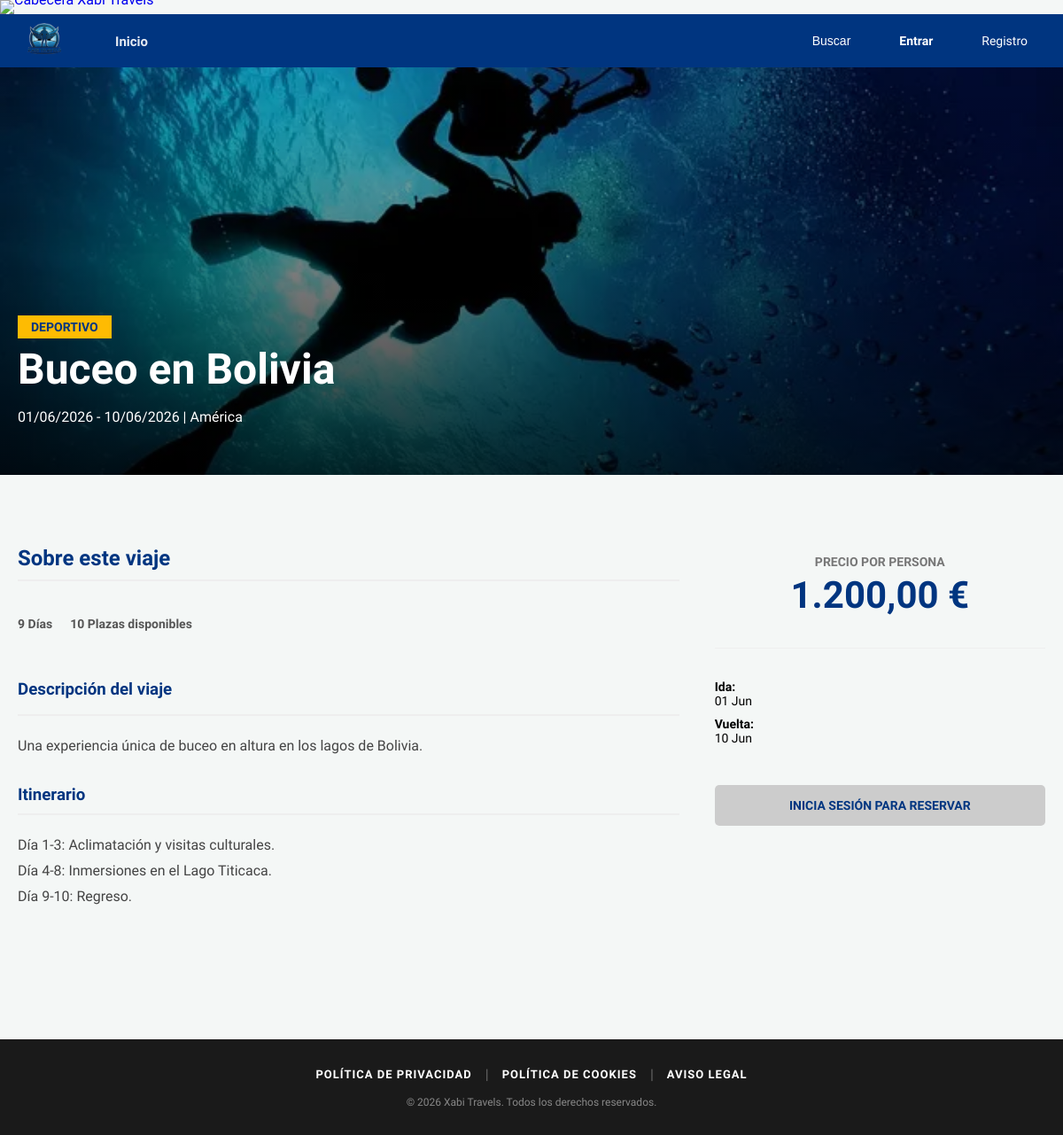
The app's page /app/public/detalle_viaje.php?id=3 with its own data.
### tables this page shows
CREATE TABLE IF NOT EXISTS `viajes` (
  `id_viaje` int(11) NOT NULL AUTO_INCREMENT,
  `titulo` varchar(200) NOT NULL,
  `descripcion` text NOT NULL,
  `fecha_inicio` date NOT NULL,
  `fecha_fin` date NOT NULL,
  `precio` decimal(10,2) NOT NULL,
  `destacado` tinyint(1) NOT NULL DEFAULT 0,
  `tipo_viaje` varchar(50) NOT NULL,
  `plazas` int(11) NOT NULL,
  `imagen` varchar(255) NOT NULL,
  `continente` varchar(100) DEFAULT NULL,
  `destino` varchar(100) DEFAULT NULL,
  `itinerario` text DEFAULT NULL,
  PRIMARY KEY (`id_viaje`)
);

### app/clases/Viaje.php (called while the page is built, shortened)
<?php
class Viaje {
    private $con;
    public function __construct($conexion) {
        $this->con = $conexion;
    }
    public function obtenerPorId($id) {
        $stmt = $this->con->prepare("SELECT * FROM viajes WHERE id_viaje = ?");
        $stmt->execute([$id]);
        return $stmt->fetch();
    }
}
?>

### app/public/detalle_viaje.php (the view, shortened to what this page needs)
<?php
include("../config.php");
include("../clases/Viaje.php");
$id_viaje = intval($_GET['id']);
$viajeObj = new Viaje($con);
$viaje = $viajeObj->obtenerPorId($id_viaje);
$meses = ["Jan"=>"Ene", "Feb"=>"Feb", "Mar"=>"Mar", "Apr"=>"Abr", "May"=>"May", "Jun"=>"Jun", "Jul"=>"Jul", "Aug"=>"Ago", "Sep"=>"Sep", "Oct"=>"Oct", "Nov"=>"Nov", "Dec"=>"Dic"];
$inicio = date("d", strtotime($viaje['fecha_inicio'])) . " " . $meses[date("M", strtotime($viaje['fecha_inicio']))];
$fin = date("d", strtotime($viaje['fecha_fin'])) . " " . $meses[date("M", strtotime($viaje['fecha_fin']))];
$dias = (strtotime($viaje['fecha_fin']) - strtotime($viaje['fecha_inicio'])) / (60 * 60 * 24);
include("../vistas/header.php");
include("../vistas/navbar.php");
?>
<link rel="stylesheet" href="../assets/css/styles.css">
<div class="details-hero" style="background-image: url('../assets/img/<?php echo htmlspecialchars($viaje['imagen']); ?>');">
    <div class="hero-overlay">
        <div class="hero-content">
            <span class="hero-badge"><?php echo htmlspecialchars($viaje['tipo_viaje']); ?></span>
            <h1><?php echo htmlspecialchars($viaje['titulo']); ?></h1>
            <p>
                <?php echo date("d/m/Y", strtotime($viaje['fecha_inicio'])); ?> - <?php echo date("d/m/Y", strtotime($viaje['fecha_fin'])); ?>
                <?php if (!empty($viaje['continente'])) echo " | " . htmlspecialchars($viaje['continente']); ?>
            </p>
        </div>
    </div>
</div>
<div class="content_wrapper">
    <div class="details-grid">
        <div class="details-info">
            <h2 class="section-title">Sobre este viaje</h2>
            <div class="trip-features">
                <div class="feature-item">
                    <span><?php echo intval($dias); ?> Días</span>
                </div>
                <div class="feature-item">
                    <span><?php echo htmlspecialchars($viaje['plazas']); ?> Plazas disponibles</span>
                </div>
            </div>
            <div class="description-text">
                <h3 class="section-title" style="margin-top: 30px;">Descripción del viaje</h3>
                <p><?php echo nl2br(htmlspecialchars($viaje['descripcion'])); ?></p>
            </div>
            <?php if (!empty($viaje['itinerario'])) { ?>
            <div class="itinerary-box" style="margin-top: 30px;">
                <h3 class="section-title">Itinerario</h3>
                <div class="description-text">
                    <p><?php echo nl2br(htmlspecialchars($viaje['itinerario'])); ?></p>
                </div>
            </div>
            <?php } ?>
        </div>
        <div class="details-sidebar">
            <div class="booking-card">
                <div class="price-tag">
                    <span class="price-label">Precio por persona</span>
                    <span class="price-amount"><?php echo number_format($viaje['precio'], 2, ',', '.'); ?> €</span>
                </div>
                <div class="date-selection">
                    <div class="date-row">
                        <div>
                            <strong>Ida:</strong><br>
                            <?php echo $inicio; ?>
                        </div>
                    </div>
                    <div class="date-row">
                        <div>
                            <strong>Vuelta:</strong><br>
                            <?php echo $fin; ?>
                        </div>
                    </div>
                </div>
                <?php if(isset($_SESSION['user_id'])) { ?>
                    <a href="#" class="btn-book-now">SOLICITAR RESERVA</a>
                <?php } else { ?>
                    <a href="login.php" class="btn-book-now btn-disabled">Inicia sesión para reservar</a>
                <?php } ?>
            </div>
        </div>
    </div>
</div>
<?php include("../vistas/footer.php"); ?>

### app/assets/css/base.css (style rules this page uses)
* { box-sizing: border-box; }
html, body { margin: 0 !important; padding: 0 !important; width: 100%; max-width: 100%; overflow-x: hidden; }
body { margin: 0; padding: 0; width: 100%; font-family: 'Segoe UI', sans-serif; background-color: #f4f7f6; overflow-x: hidden; }
.content_wrapper { width: 100%; max-width: 1200px; margin: 0 auto; padding: 20px; }
h2 { color: #003580; }
a { text-decoration: none; }

### app/assets/css/details.css (style rules this page uses)
.price-label { display: block; font-size: 14px; color: #777; text-transform: uppercase; font-weight: bold; }
.price-amount { display: block; font-size: 42px; font-weight: 800; color: #003580; margin: 5px 0 15px 0; }
.details-hero { height: 60vh; background-size: cover; background-position: center; position: relative; margin-top: -20px; }
.hero-overlay { background: linear-gradient(to bottom, rgba(0,0,0,0.2), rgba(0,0,0,0.8)); width: 100%; height: 100%; display: flex; align-items: flex-end; }
.hero-content { max-width: 1200px; margin: 0 auto; padding: 40px 20px; width: 100%; color: white; }
.hero-content h1 { font-size: 48px; margin: 10px 0; }
.hero-badge { background-color: #febb02; color: #003580; padding: 5px 15px; font-weight: bold; text-transform: uppercase; font-size: 14px; }
.details-grid { display: grid; grid-template-columns: 2fr 1fr; gap: 40px; margin-top: 40px; margin-bottom: 60px; }
.section-title { color: #003580; border-bottom: 2px solid #eee; padding-bottom: 10px; margin-bottom: 20px; }
.trip-features { display: flex; gap: 20px; margin-bottom: 30px; background: transparent; padding: 20px 0; }
.feature-item { display: flex; align-items: center; gap: 10px; font-size: 14px; color: #555; font-weight: 600; }
.description-text { font-size: 16px; line-height: 1.8; color: #444; text-align: justify; }
.details-sidebar { position: relative; }
.booking-card { background: transparent; padding: 30px 0; border: none; position: sticky; top: 100px; }
.price-tag { text-align: center; margin-bottom: 20px; border-bottom: 1px solid #eee; padding-bottom: 20px; }
.date-selection { background: transparent; padding: 15px 0; margin-bottom: 20px; }
.date-row { display: flex; align-items: center; gap: 15px; margin-bottom: 10px; font-size: 14px; }
.itinerary-box { margin-top: 30px; }

### app/assets/css/buttons.css (style rules this page uses)
.btn-book-now { width: 100%; background-color: #febb02; color: #003580; border: none; padding: 15px; font-size: 18px; font-weight: bold; border-radius: 5px; cursor: pointer; transition: 0.3s; text-transform: uppercase; text-align: center; text-decoration: none; display: block; }
.btn-disabled { background-color: #ccc; cursor: not-allowed; font-size: 14px; }

### records on screen
viajes: imagen (picture), tipo_viaje "DEPORTIVO", titulo "Buceo en Bolivia", fecha_inicio "01/06/2026", fecha_fin "10/06/2026", continente "América", dias "9", plazas "10", descripcion "Una experiencia única de buceo en altura en los lagos de Bolivia.", itinerario "Día 1-3: Aclimatación y visitas culturales. Día 4-8: Inmersiones en el Lago Titicaca. Día 9-10: Regreso.", precio "1.200,00", fecha_inicio "01 Jun", fecha_fin "10 Jun"
